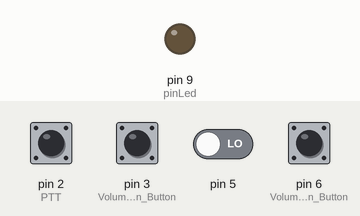
Simulated run of this sketch. Board: Arduino Leonardo, built with avr-gcc and run on an emulated ATmega32U4. Parts: output pins drawn as LEDs (lit = HIGH). The inputs (shaded band) are chosen by the test bench; at power-on: pin 2 (PTT), pin 3 (Volume_Down_Button), pin 6 (Volume_Down_Button) HIGH, pin 5 LOW. USB keyboard and mouse output is not drawn.

Above: at 1.2 s.
1.3 s: pin 2 (PTT) pulled LOW for 1 s
At 1.87 s:
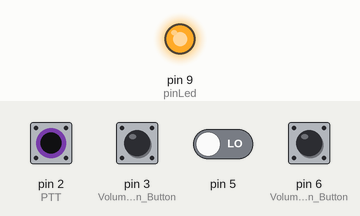
Timing chart, 0 to 4.3 s (numbered marks = the images above; inputs shaded):
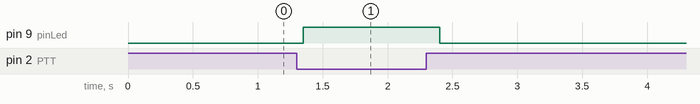

The sketch:

Pushtotalk-v2p0.ino
```cpp
// This is Dafydd's push to talk code.


// #include <Keyboard.h>
#include "HID-Project.h"

void setup() {
  // make pin 2 an input and turn on the
  // pullup resistor so it goes high unless
  // connected to ground:

  //const int pinLed = LED_BUILTIN;
  const int pinLed = 9;
  pinMode(2, INPUT_PULLUP); //PTT
  pinMode(pinLed, OUTPUT);
  pinMode(6, INPUT_PULLUP); //Volume Down Button
  pinMode(3, INPUT_PULLUP); //Volume Down Button


  digitalWrite(pinLed, LOW); // sets the PTTLED OFF
  // initialize control over the keyboard:
  Keyboard.begin();
  Consumer.begin();
}


void loop() {
  const int pinLed = 9;
  while ( (digitalRead(2) == HIGH) && (digitalRead(5) == HIGH) ) {
    // do nothing until pin 2 or pin 5 goes low
  }

  if (digitalRead(2) == LOW) {
  // send and hold CTRL, SHIFT, L
  Keyboard.press(KEY_LEFT_CTRL);
  Keyboard.press(KEY_LEFT_SHIFT);
  Keyboard.press('l');
  digitalWrite(pinLed, HIGH); // sets the digital pin 13 on
  }

  if (digitalRead(3) == LOW) {
  Consumer.write(MEDIA_VOLUME_UP);
  digitalWrite(pinLed, HIGH); // sets the digital pin 13 on
  }

  if (digitalRead(6) == LOW) {
  Consumer.write(MEDIA_VOLUME_DOWN);
  digitalWrite(pinLed, HIGH); // sets the digital pin 13 on
  }


  // Finally released
  delay (150);
  Keyboard.releaseAll();
  digitalWrite(9, LOW); // sets the PTTLED OFF
}
```

Measured:
- after the input at 1.3 s, pin 9 (pinLed): LOW → HIGH after 0.05 s, → LOW 1.1 s later
